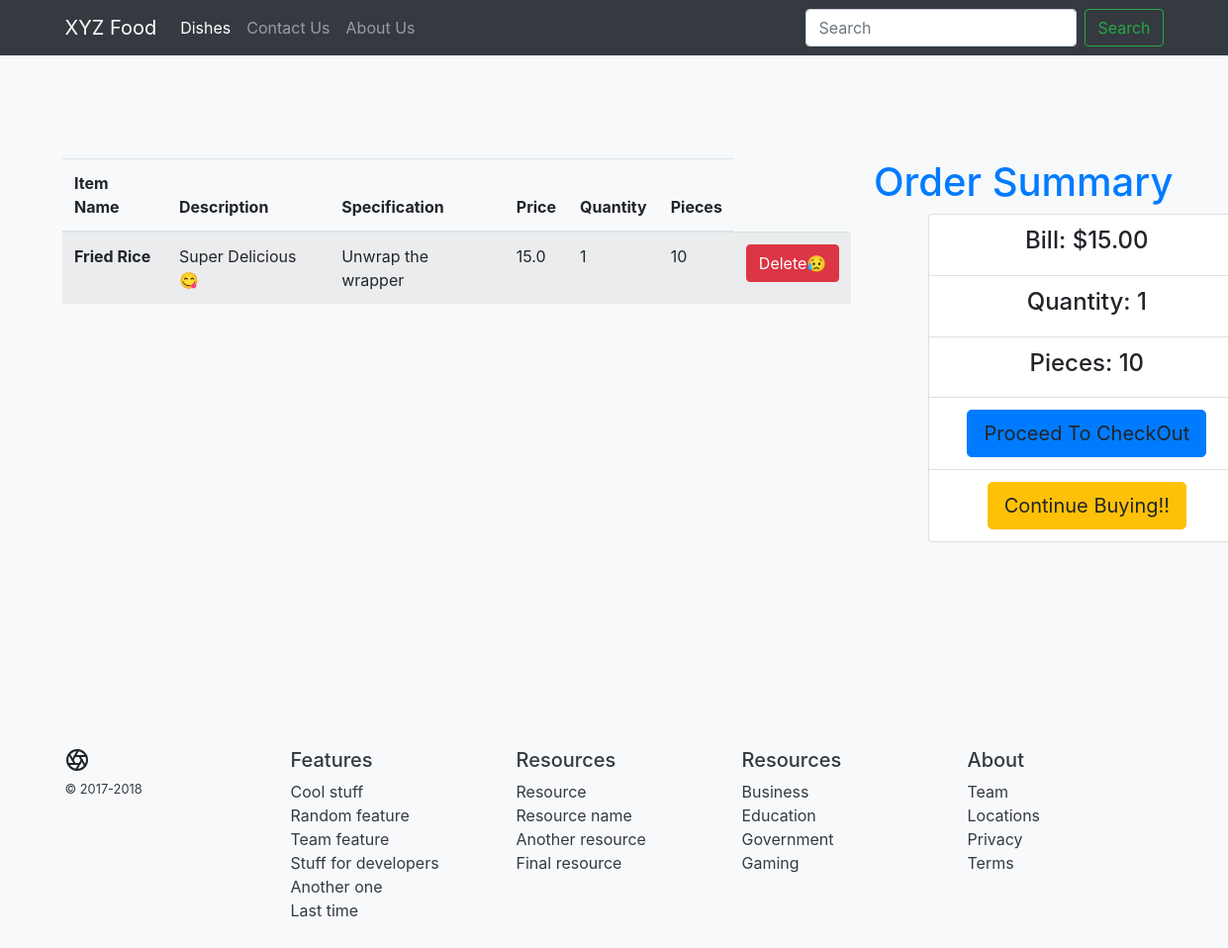
/e-food/cart/ (signed in), run on the app's committed database.
### main_app/models.py (models this page shows, shortened)
class CartItems(models.Model):
    STATUS = [
        ['Active','Active'],
        ['Delivered', 'Delivered']
    ]
    user = models.ForeignKey(User, on_delete=models.CASCADE)
    item = models.ForeignKey(Item, on_delete=models.CASCADE)
    ordered = models.BooleanField(default=False)
    quantity = models.IntegerField(default=1)
    status = models.CharField(max_length=50, choices=STATUS)
    ordered_date = models.DateField(default=timezone.now)
    delivery_date = models.DateField(default=timezone.now)
    c_slug =models.SlugField()
    class Meta:
        verbose_name_plural = 'CartItems'

class Item(models.Model):
    LABELS = [
        ["BestSeller","BestSeller"],
        ["New","New"],
        ["Spicy","Spicy"]
    ]
    LABEL_COLORS = [
        ["primary","primary"],
        ["secondary","secondary"],
        ["danger", "danger"],
        ["warning", "warning"],
        ["info","info"]
    ]
    title = models.CharField(max_length=50)
    image = models.ImageField(upload_to="images/")
    description = models.CharField(max_length=70)
    price = models.FloatField(default=5.00)
    pieces = models.IntegerField(default=1)
    instructions = models.CharField(max_length=80)
    label = models.CharField(max_length=50, choices=LABELS)
    label_color = models.CharField(max_length=50, choices=LABEL_COLORS)
    slug = models.SlugField(default="food_item")
    created_by = models.ForeignKey(User, on_delete=models.CASCADE)

### main_app/views.py (the view)
# urls.py: path('cart/', views.get_cart_items, name="cart"),
def get_cart_items(request):
    cart_items = CartItems.objects.filter(user=request.user)
    bill = cart_items.aggregate(Sum('item__price'))
    number = cart_items.aggregate(Sum('quantity'))
    pieces = cart_items.aggregate(Sum('item__pieces'))
    total = bill.get('item__price__sum')
    count = number.get('quantity__sum')
    total_pieces = pieces.get('item__pieces__sum')
    context = {
        "cart_items": cart_items,
        "total_bill":total,
        "count": count,
        "total_pieces": total_pieces
    }
    return render(request, 'main/cart.html',context)

### main_app/templates/main/cart.html
{% extends 'main/layout.html' %}
{% block content %}
<div class="container-fluid">
    <div class="row" style="margin-top:10em">
        <div class="col-md-8 ">
            <table class="table table-striped ml-5">
                <thead>
                    <tr>
                    <th scope="col">Item Name</th>
                    <th scope="col">Description</th>
                    <th scope="col">Specification</th>
                    <th scope="col">Price</th>
                    <th scope="col">Quantity</th>
                    <th scope="col">Pieces</th>
                    </tr>
                </thead>
                <tbody>
                    {% for item in cart_items %}
                        <tr>
                        <th scope="row">{{item.item.title}}</th>
                        <td>{{item.item.description}}</td>
                        <td>{{item.item.instructions}}</td>
                        <td>{{item.item.price}}</td>
                        <td>{{item.quantity}}</td>
                        <td>{{item.item.pieces}}</td>
                        <td><a href="{% url 'main:remove-cart-item' item.item.id %}" class="btn btn-danger btn-md">Delete😥</td>
                        </tr>
                    {% endfor %}
                </tbody>
            </table>
        </div>
        <div class="col-md-4 text-center">
            <h1 class="text-primary">Order Summary</h1>
            <ul class="list-group" style="width:20em; margin-left:6em">
                <li class="list-group-item"><h4>Bill: ${{total_bill}}0</h4></li>
                <li class="list-group-item"><h4>Quantity: {{count}}</h4></li>
                <li class="list-group-item"><h4>Pieces: {{total_pieces}}</h4></li>
                <li class="list-group-item"><a class="btn btn-primary btn-lg">Proceed To CheckOut</a></li>
                <li class="list-group-item"><a class="btn btn-warning btn-lg">Continue Buying!!</a></li>
            </ul>
        </div>
    </div>
</div>
{% endblock content %}

### data on the page
CartItems: item "Fried Rice", item.description "Super Delicious 😋", item.instructions "Unwrap the wrapper", item.price "15.0", quantity "1", item.pieces "10"

### other printed values
{{ total_bill }} "15.0"
{{ count }} "1"
{{ total_pieces }} "10"
